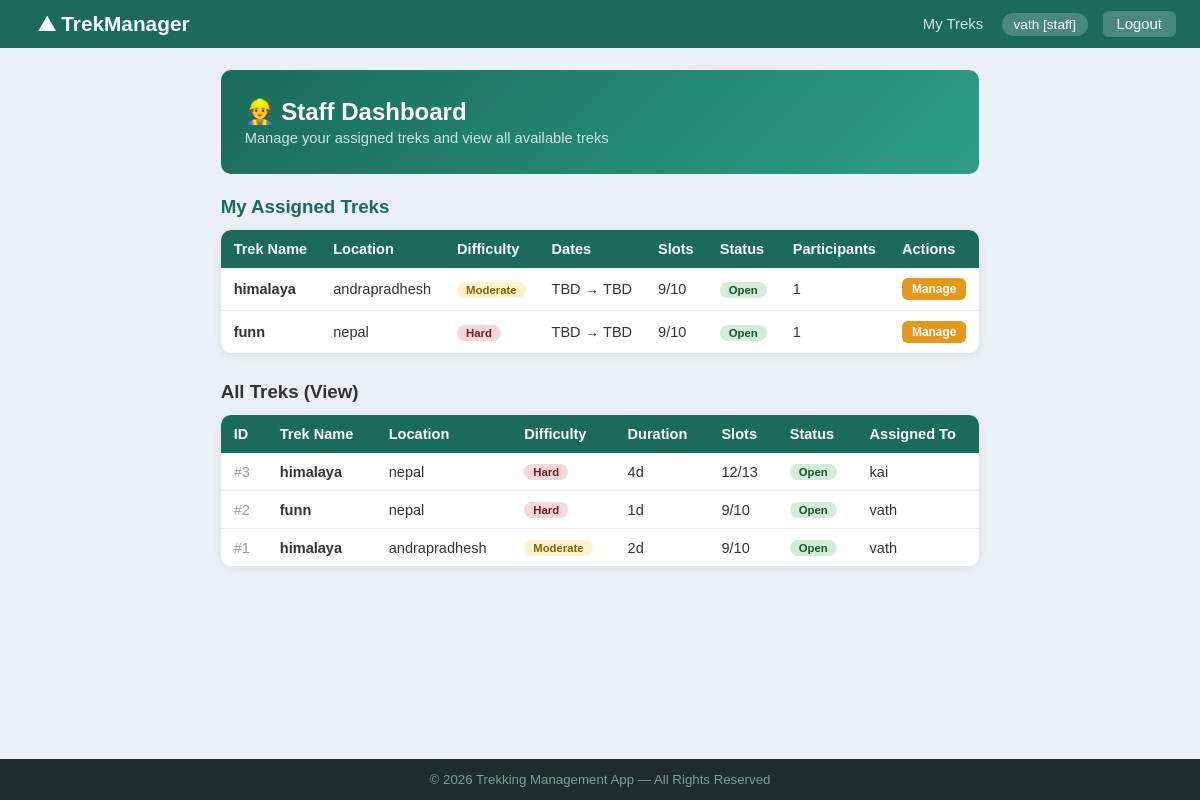
The app's page /staff/dashboard (signed in), older data.
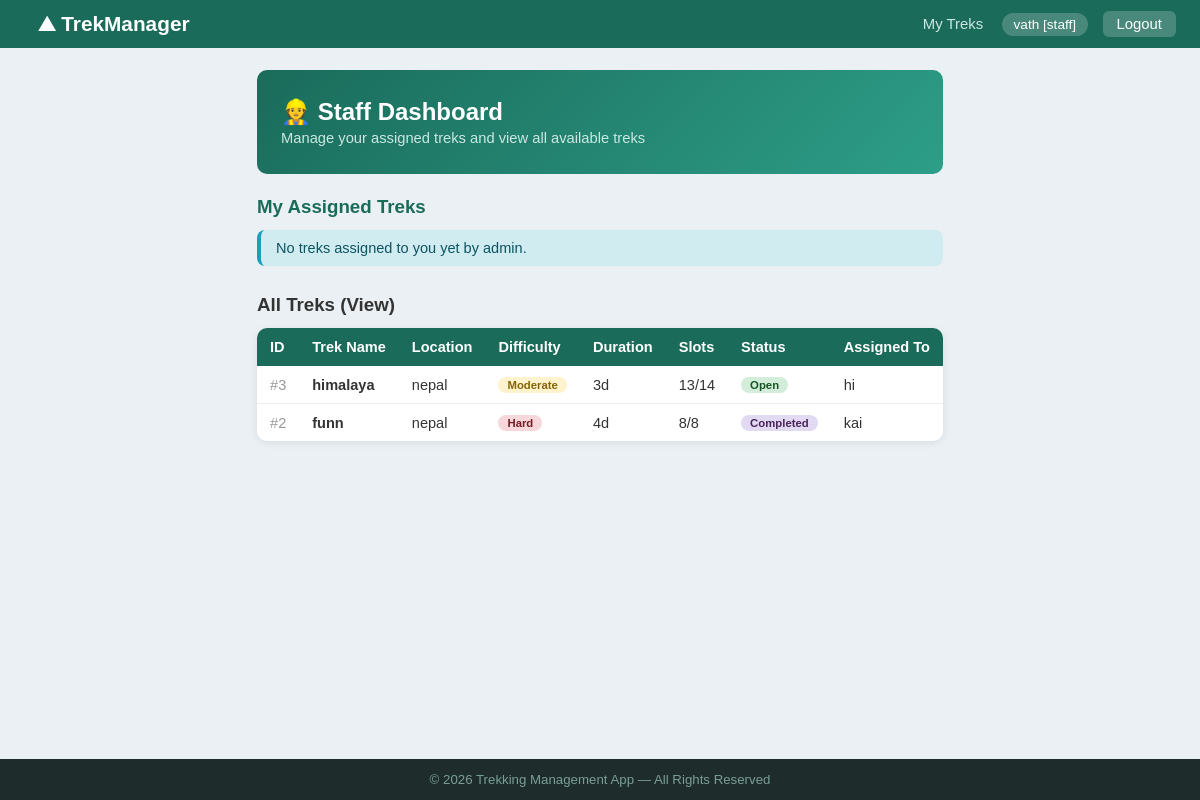
The same page, newer data.
### models.py (models this page shows, shortened)
class Trek(db.Model):
    __tablename__ = 'treks'
    id              = db.Column(db.Integer, primary_key=True)
    name            = db.Column(db.String(150), nullable=False)
    location        = db.Column(db.String(150), nullable=False)
    difficulty      = db.Column(db.String(20), nullable=False)          # Easy / Moderate / Hard
    duration        = db.Column(db.Integer, nullable=False)             # days
    available_slots = db.Column(db.Integer, nullable=False, default=10)
    total_slots     = db.Column(db.Integer, nullable=False, default=10)
    status          = db.Column(db.String(20), nullable=False, default='Approved')  # Approved / Open / Closed / Completed
    start_date      = db.Column(db.Date, nullable=True)
    end_date        = db.Column(db.Date, nullable=True)
    description     = db.Column(db.Text, nullable=True)
    created_at      = db.Column(db.DateTime, default=datetime.utcnow)
    assigned_staff_id = db.Column(db.Integer, db.ForeignKey('users.id'), nullable=True)
    assigned_staff    = db.relationship('User', backref='assigned_treks', foreign_keys=[assigned_staff_id])
    bookings = db.relationship('Booking', backref='trek', lazy=True)

class User(db.Model):
    __tablename__ = 'users'
    id               = db.Column(db.Integer, primary_key=True)
    username         = db.Column(db.String(80), unique=True, nullable=False)
    email            = db.Column(db.String(120), unique=True, nullable=False)
    password         = db.Column(db.String(200), nullable=False)
    role             = db.Column(db.String(20), nullable=False, default='user')   # admin / staff / user
    status           = db.Column(db.String(20), nullable=False, default='active') # active / blacklisted
    approval_status  = db.Column(db.String(20), nullable=True, default='pending') # pending / approved / blacklisted
    phone            = db.Column(db.String(20), nullable=True)
    created_at       = db.Column(db.DateTime, default=datetime.utcnow)
    bookings = db.relationship('Booking', backref='user', lazy=True)

### app.py (the view)
@app.route('/staff/dashboard')
def staff_dashboard():
    user = get_current_user()
    if not user or user.role != 'staff':
        flash('Access denied.', 'danger')
        return redirect(url_for('login'))
    assigned_treks = Trek.query.filter_by(assigned_staff_id=user.id).all()
    all_treks = Trek.query.order_by(Trek.id.desc()).all()
    return render_template('staff/dashboard.html', assigned_treks=assigned_treks, all_treks=all_treks)

### app.py (called while the page is built)
def get_current_user():
    if 'user_id' in session:
        return User.query.get(session['user_id'])
    return None

@app.context_processor
def inject_user():
    return dict(current_user=get_current_user)

### templates/staff/dashboard.html (shortened to what this page needs)
{% extends 'base.html' %}
{% block bodyclass %}bg-staff{% endblock %}
{% block content %}
<div class="container">
    <div style="background: linear-gradient(135deg, #1a6b5a, #2d9e88); border-radius: 10px; padding: 28px 24px; color: #fff; margin-bottom: 22px;">
        <h2 style="font-size:1.5em; font-weight:bold; margin-bottom:4px;">&#128119; Staff Dashboard</h2>
        <p style="color:#cce8e3; font-size:0.92em;">Manage your assigned treks and view all available treks</p>
    </div>
    <h3 style="margin-bottom:12px; color:#1a6b5a;">My Assigned Treks</h3>
    {% if assigned_treks %}
    <div class="table-wrap" style="margin-bottom:28px;">
        <table>
            <thead><tr><th>Trek Name</th><th>Location</th><th>Difficulty</th><th>Dates</th><th>Slots</th><th>Status</th><th>Participants</th><th>Actions</th></tr></thead>
            <tbody>
            {% for trek in assigned_treks %}
            {% set booked_count = trek.bookings | selectattr('status','equalto','Booked') | list | length %}
            <tr>
                <td><b>{{ trek.name }}</b></td>
                <td>{{ trek.location }}</td>
                <td><span class="badge badge-{{ trek.difficulty | lower }}">{{ trek.difficulty }}</span></td>
                <td>{{ trek.start_date.strftime('%d %b %Y') if trek.start_date else 'TBD' }} &rarr; {{ trek.end_date.strftime('%d %b %Y') if trek.end_date else 'TBD' }}</td>
                <td>{{ trek.available_slots }}/{{ trek.total_slots }}</td>
                <td><span class="badge badge-{{ trek.status | lower }}">{{ trek.status }}</span></td>
                <td>{{ booked_count }}</td>
                <td><a href="{{ url_for('staff_trek_detail', trek_id=trek.id) }}" class="btn btn-amber btn-sm">Manage</a></td>
            </tr>
            {% endfor %}
            </tbody>
        </table>
    </div>
    {% else %}
    <div class="alert alert-info" style="margin-bottom:28px;">No treks assigned to you yet by admin.</div>
    {% endif %}
    <h3 style="margin-bottom:12px; color:#333;">All Treks (View)</h3>
    {% if all_treks %}
    <div class="table-wrap">
        <table>
            <thead><tr><th>ID</th><th>Trek Name</th><th>Location</th><th>Difficulty</th><th>Duration</th><th>Slots</th><th>Status</th><th>Assigned To</th></tr></thead>
            <tbody>
            {% for trek in all_treks %}
            <tr>
                <td style="color:#999;">#{{ trek.id }}</td>
                <td><b>{{ trek.name }}</b></td>
                <td>{{ trek.location }}</td>
                <td><span class="badge badge-{{ trek.difficulty | lower }}">{{ trek.difficulty }}</span></td>
                <td>{{ trek.duration }}d</td>
                <td>{{ trek.available_slots }}/{{ trek.total_slots }}</td>
                <td><span class="badge badge-{{ trek.status | lower }}">{{ trek.status }}</span></td>
                <td>{% if trek.assigned_staff %}{{ trek.assigned_staff.username }}{% else %}<span style="color:#aaa;">Unassigned</span>{% endif %}</td>
            </tr>
            {% endfor %}
            </tbody>
        </table>
    </div>
    {% else %}
    <div class="alert alert-info">No treks in the system yet.</div>
    {% endif %}
</div>
{% endblock %}

Row changes from the older to the newer data that the page shows:
removed Trek: name "himalaya", location "andrapradhesh", difficulty "Moderate", start_date "TBD", end_date "TBD", available_slots "9", total_slots "10", status "Open", id "1", duration "2", assigned_staff.username "vath"
no longer on one of the page's lists (row edited): Trek: name "funn", location "nepal", difficulty "Hard", start_date "TBD", end_date "TBD", available_slots "9", total_slots "10", status "Open", duration "1"
changed Trek "himalaya": difficulty "Hard" → "Moderate"; duration "4" → "3"; available_slots "12" → "13"; total_slots "13" → "14"; assigned_staff.username "kai" → "hi"
changed Trek "funn": duration "1" → "4"; available_slots "9" → "8"; total_slots "10" → "8"; status "Open" → "Completed"; assigned_staff.username "vath" → "kai"
Text that changed along with them:
text no longer shown: "Trek Name Location Difficulty Dates Slots Status Participants Actions"
text now shown: "No treks assigned to you yet by admin."
